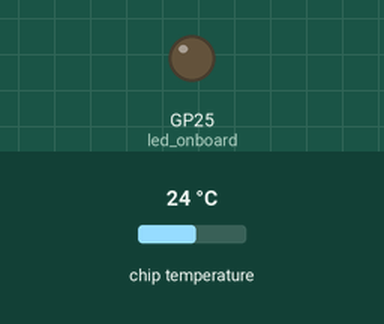
Bench run of a program on a simulated Raspberry Pi Pico running MicroPython. On the bench: output pins drawn as LEDs (lit = HIGH). The inputs (shaded band) are chosen by the test bench; at power-on: chip temperature 24 °C. What the program prints to the serial console is not drawn.

Above: at 4.5 s.
At 22.5 s:
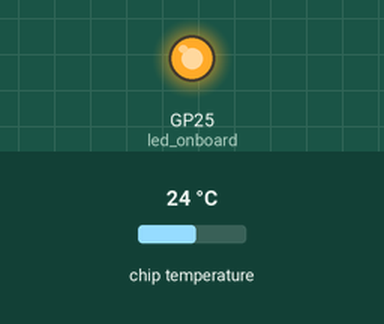
Timing chart, 0 to 31.2 s (numbered marks = the images above):
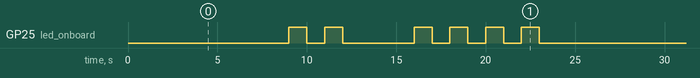

The program:

temperature_signalized.py
```python
# signalizing 2-digit temperatures by using the onboard LED
from machine import Pin, ADC
from utime import sleep

sensor_temp = ADC(4)
led_onboard = Pin(25, Pin.OUT)
conversion_factor = 3.3 / (65535)

while True:
    voltage = sensor_temp.read_u16() * conversion_factor
    temperature = 27 - (voltage - 0.706) / 0.001721
    print("V = " + str(voltage) + "    T = " + str(temperature))
    digits = []    # extracting digits
    tens = abs(int(temperature / 10))
    digits.append(tens)
    ones = abs(round(temperature) - tens * 10)
    digits.append(ones)
    sleep(6)
    for n in digits:    # blinking every digit
        sleep(3)
        for i in range(n):
            led_onboard.value(1)
            sleep(1)
            led_onboard.value(0)
            sleep(1)
```

Measured:
- by itself, GP25 (led_onboard): repeats every 24.0 s: LOW 1.0 s, HIGH 1.0 s, LOW 4.0 s, 3 × (HIGH 1.0 s, LOW 1.0 s), HIGH 1.0 s, LOW 10.0 s, HIGH 1.0 s
- by itself, everything shown: repeats every 24.0 s, in 12 steps
